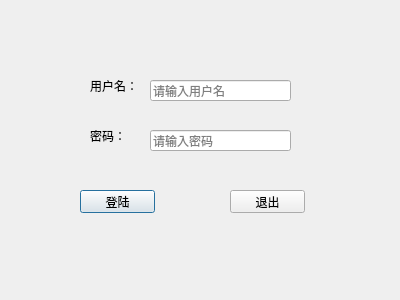
<?xml version="1.0" encoding="UTF-8"?>
<ui version="4.0">
 <class>LoginDialog</class>
 <widget class="QDialog" name="LoginDialog">
  <property name="geometry">
   <rect>
    <x>0</x>
    <y>0</y>
    <width>400</width>
    <height>300</height>
   </rect>
  </property>
  <property name="windowTitle">
   <string>Dialog</string>
  </property>
  <widget class="QPushButton" name="loginBtn">
   <property name="geometry">
    <rect>
     <x>80</x>
     <y>190</y>
     <width>75</width>
     <height>23</height>
    </rect>
   </property>
   <property name="text">
    <string>登陆</string>
   </property>
  </widget>
  <widget class="QLineEdit" name="pwdLineEdit_2">
   <property name="geometry">
    <rect>
     <x>150</x>
     <y>130</y>
     <width>141</width>
     <height>21</height>
    </rect>
   </property>
   <property name="echoMode">
    <enum>QLineEdit::Password</enum>
   </property>
   <property name="placeholderText">
    <string>请输入密码</string>
   </property>
  </widget>
  <widget class="QLabel" name="label_2">
   <property name="geometry">
    <rect>
     <x>90</x>
     <y>130</y>
     <width>54</width>
     <height>12</height>
    </rect>
   </property>
   <property name="text">
    <string>密码：</string>
   </property>
  </widget>
  <widget class="QLineEdit" name="usrLineEdit">
   <property name="geometry">
    <rect>
     <x>150</x>
     <y>80</y>
     <width>141</width>
     <height>21</height>
    </rect>
   </property>
   <property name="placeholderText">
    <string>请输入用户名</string>
   </property>
  </widget>
  <widget class="QPushButton" name="exitBtn">
   <property name="geometry">
    <rect>
     <x>230</x>
     <y>190</y>
     <width>75</width>
     <height>23</height>
    </rect>
   </property>
   <property name="text">
    <string>退出</string>
   </property>
  </widget>
  <widget class="QLabel" name="label">
   <property name="geometry">
    <rect>
     <x>90</x>
     <y>80</y>
     <width>54</width>
     <height>12</height>
    </rect>
   </property>
   <property name="text">
    <string>用户名：</string>
   </property>
  </widget>
 </widget>
 <resources/>
 <connections>
  <connection>
   <sender>exitBtn</sender>
   <signal>clicked()</signal>
   <receiver>LoginDialog</receiver>
   <slot>close()</slot>
   <hints>
    <hint type="sourcelabel">
     <x>267</x>
     <y>201</y>
    </hint>
    <hint type="destinationlabel">
     <x>199</x>
     <y>149</y>
    </hint>
   </hints>
  </connection>
 </connections>
</ui>
